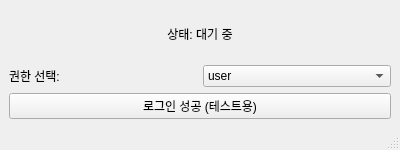
<?xml version="1.0" encoding="UTF-8"?>
<ui version="4.0">
 <class>AuthWindow</class>
 <widget class="QMainWindow" name="AuthWindow">
  <property name="geometry">
   <rect>
    <x>0</x>
    <y>0</y>
    <width>400</width>
    <height>150</height>
   </rect>
  </property>
  <property name="windowTitle">
   <string>인증</string>
  </property>
  <widget class="QWidget" name="centralwidget">
   <layout class="QVBoxLayout" name="verticalLayout">
    <item>
     <widget class="QLabel" name="statusLabel">
      <property name="text">
       <string>상태: 대기 중</string>
      </property>
      <property name="alignment">
       <set>Qt::AlignCenter</set>
      </property>
     </widget>
    </item>
    <item>
     <layout class="QHBoxLayout" name="roleLayout">
      <item>
       <widget class="QLabel" name="roleLabel">
        <property name="text">
         <string>권한 선택:</string>
        </property>
       </widget>
      </item>
      <item>
       <widget class="QComboBox" name="roleComboBox">
        <item>
         <property name="text">
          <string>user</string>
         </property>
        </item>
        <item>
         <property name="text">
          <string>admin</string>
         </property>
        </item>
       </widget>
      </item>
     </layout>
    </item>
    <item>
     <widget class="QPushButton" name="loginSuccessBtn">
      <property name="text">
       <string>로그인 성공 (테스트용)</string>
      </property>
     </widget>
    </item>
   </layout>
  </widget>
  <widget class="QStatusBar" name="statusbar"/>
 </widget>
 <resources/>
 <connections/>
</ui>
